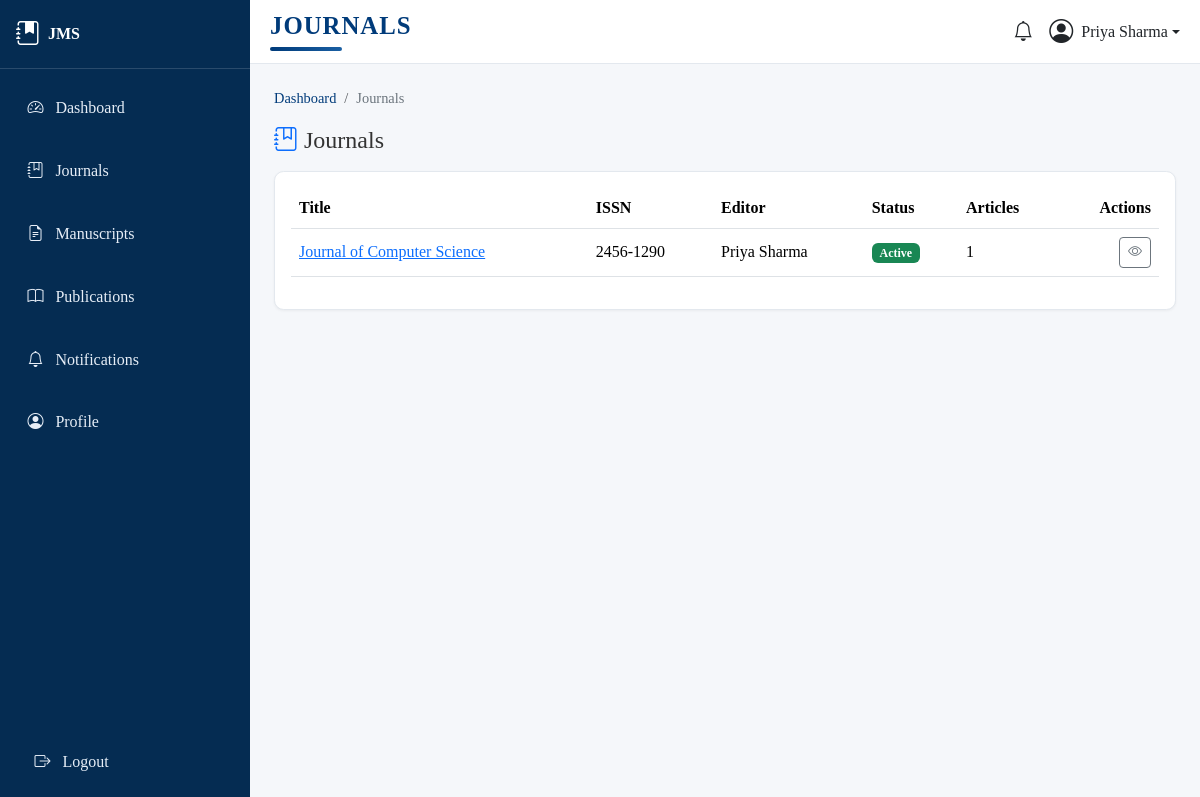
The app's page /journal/manage/journals/ (signed in) with its own data.
### journal/models.py (models this page shows, shortened)
class Journal(models.Model):
    title = models.CharField(max_length=255, unique=True)
    issn = models.CharField('ISSN', max_length=20, blank=True)
    description = models.TextField(blank=True)
    cover_image = models.ImageField(
        upload_to='covers/', blank=True, null=True, validators=[validate_cover_image]
    )
    editor = models.ForeignKey(
        User, on_delete=models.SET_NULL, null=True, blank=True,
        limit_choices_to={'profile__role': 'editor'},
        related_name='journals_edited',
        help_text='Assigned Editor responsible for this journal',
    )
    is_active = models.BooleanField(default=True)
    created_at = models.DateTimeField(auto_now_add=True)
    categories = models.ManyToManyField('JournalCategory', blank=True, related_name='journals')
    class Meta:
        ordering = ['title']
    @property
    def published_article_count(self):
        return Submission.objects.filter(journal=self, status=Submission.STATUS_PUBLISHED).count()

### journal/views.py (the view)
# urls.py: path('manage/journals/', views.journal_manage_list, name='journal_manage_list'),
@user_passes_test(is_admin_or_editor, login_url='core:dashboard')
def journal_manage_list(request):
    if is_admin(request.user):
        journals = Journal.objects.all()
    else:
        journals = Journal.objects.filter(editor=request.user)
    return render(request, 'journal/journal_manage_list.html', {'journals': journals})

### core/context_processors.py (called while the page is built)
def sidebar_context(request):
    role = None
    unread_notifications = 0
    if request.user.is_authenticated and hasattr(request.user, 'profile'):
        role = request.user.profile.role
        unread_notifications = request.user.notifications.filter(is_read=False).count()
    return {
        'current_role': role,
        'unread_notifications': unread_notifications,
    }

### journal/views.py (called while the page is built)
def _role(user):
    return getattr(getattr(user, 'profile', None), 'role', None)

def is_admin(user):
    return user.is_authenticated and _role(user) == Profile.ROLE_ADMIN

def is_admin_or_editor(user):
    return user.is_authenticated and _role(user) in (Profile.ROLE_ADMIN, Profile.ROLE_EDITOR)

### templates/journal/journal_manage_list.html (shortened to what this page needs)
{% extends 'base.html' %}
{% block page_title %}Journals{% endblock %}
{% block breadcrumbs %}
<nav aria-label="breadcrumb">
  <ol class="breadcrumb jms-breadcrumb">
    <li class="breadcrumb-item"><a href="{% url 'core:dashboard' %}">Dashboard</a></li>
    <li class="breadcrumb-item active" aria-current="page">Journals</li>
  </ol>
</nav>
{% endblock %}
{% block content %}
<div class="d-flex justify-content-between align-items-center mb-3">
  <h4 class="mb-0"><i class="bi bi-journal-bookmark text-primary"></i> Journals</h4>
</div>
<div class="jms-card p-3">
  <div class="table-responsive">
    <table class="table table-hover align-middle">
      <thead><tr><th>Title</th><th>ISSN</th><th>Editor</th><th>Status</th><th>Articles</th><th class="text-end">Actions</th></tr></thead>
      <tbody>
        {% for journal in journals %}
          <tr>
            <td><a href="{% url 'journal:journal_manage_detail' journal.pk %}">{{ journal.title }}</a></td>
            <td>{{ journal.issn|default:"-" }}</td>
            <td>{{ journal.editor.get_full_name|default:journal.editor.username|default:"-" }}</td>
            <td>{% if journal.is_active %}<span class="badge bg-success">Active</span>{% else %}<span class="badge bg-secondary">Inactive</span>{% endif %}</td>
            <td>{{ journal.published_article_count }}</td>
            <td class="text-end">
              <a href="{% url 'journal:journal_manage_detail' journal.pk %}" class="btn btn-sm btn-outline-secondary"><i class="bi bi-eye"></i></a>
            </td>
          </tr>
        {% empty %}
          <tr><td colspan="6" class="text-center text-muted">No journals yet.</td></tr>
        {% endfor %}
      </tbody>
    </table>
  </div>
</div>
{% endblock %}

### templates/base.html (shortened to what this page needs)
{% load static %}
<!DOCTYPE html>
<html lang="en">
<head>
  <link href="https://cdn.jsdelivr.net/npm/bootstrap@5.3.3/dist/css/bootstrap.min.css" rel="stylesheet">
  <link rel="stylesheet" href="https://cdn.jsdelivr.net/npm/bootstrap-icons@1.11.3/font/bootstrap-icons.css">
  <link rel="stylesheet" href="{% static 'css/custom.css' %}">
</head>
<body class="d-flex flex-column min-vh-100">
{% if user.is_authenticated %}
  <div class="d-flex flex-grow-1">
    {% include 'includes/sidebar.html' %}
    <div class="flex-grow-1 d-flex flex-column" style="min-width: 0;">
      <header class="jms-topbar d-flex justify-content-between align-items-center">
        <div class="d-flex align-items-center">
          <h5 class="mb-0 fw-bold dashboard-heading">
            {% block page_title %}{{ page_title|default:"Dashboard" }}{% endblock %}
          </h5>
        </div>
        <div class="d-flex align-items-center gap-3">
          <a href="{% url 'core:notifications' %}" class="position-relative text-dark text-decoration-none" title="Notifications">
            <i class="bi bi-bell fs-5"></i>
          </a>
          <div class="dropdown">
            <a class="d-flex align-items-center text-dark text-decoration-none dropdown-toggle" href="#" role="button" data-bs-toggle="dropdown">
              {% if user.profile.photo %}
                <img src="{{ user.profile.photo.url }}" class="rounded-circle me-2" width="32" height="32" style="object-fit:cover;">
              {% else %}
                <i class="bi bi-person-circle fs-4 me-2"></i>
              {% endif %}
              <span class="d-none d-md-inline">{{ user.get_full_name|default:user.username }}</span>
            </a>
          </div>
        </div>
      </header>
      <main class="p-3 p-md-4 flex-grow-1">
{% endif %}
        {% block breadcrumbs %}{% endblock %}
        {% block content %}{% endblock %}
{% if user.is_authenticated %}
      </main>
    </div>
  </div>
{% else %}
  </main>
  {% include 'includes/footer.html' with show_logout=True %}
{% endif %}
</body>
</html>

### static/css/custom.css (style rules this page uses)
:root { --jms-primary: #003B7A; --jms-primary-light: #1a5fa3; --jms-sidebar-bg: #052c52; --jms-sidebar-hover: #0a4e8f; --jms-bg: #f5f7fa; --jms-card-bg: #ffffff; --jms-text: #333333; --jms-border-radius: 0.6rem; }
body { background-color: var(--jms-bg); color: var(--jms-text); font-family: Georgia, 'Times New Roman', Times, serif; min-height: 100vh; display: flex; flex-direction: column; }
body > .d-flex, body > .container, body > main { width: 100%; }
.jms-topbar { background-color: #ffffff; border-bottom: 1px solid #e3e8ee; padding: 0.75rem 1.25rem; }
.dashboard-heading { font-size: 1.55rem; letter-spacing: 0.04em; text-transform: uppercase; color: var(--jms-primary); line-height: 1.1; }
.dashboard-heading::after { content: ""; display: block; width: 72px; height: 4px; margin-top: 0.5rem; border-radius: 999px; background: linear-gradient(90deg, var(--jms-primary), var(--jms-primary-light)); }
.jms-card { background-color: var(--jms-card-bg); border-radius: var(--jms-border-radius); border: 1px solid #e3e8ee; box-shadow: 0 1px 3px rgba(0,0,0,0.05); }
.jms-breadcrumb { --bs-breadcrumb-divider: '/'; margin-bottom: 1rem; font-size: 0.9rem; }
.jms-breadcrumb .breadcrumb-item a { color: var(--jms-primary); text-decoration: none; }
.jms-breadcrumb .breadcrumb-item.active { color: #6c757d; }

### records on screen
Journal: title "Journal of Computer Science", issn "2456-1290", editor.get_full_name "Priya Sharma", is_active "Active", published_article_count "1"

### other values on screen
{{ user.get_full_name|default:user.username }} "Priya Sharma"
